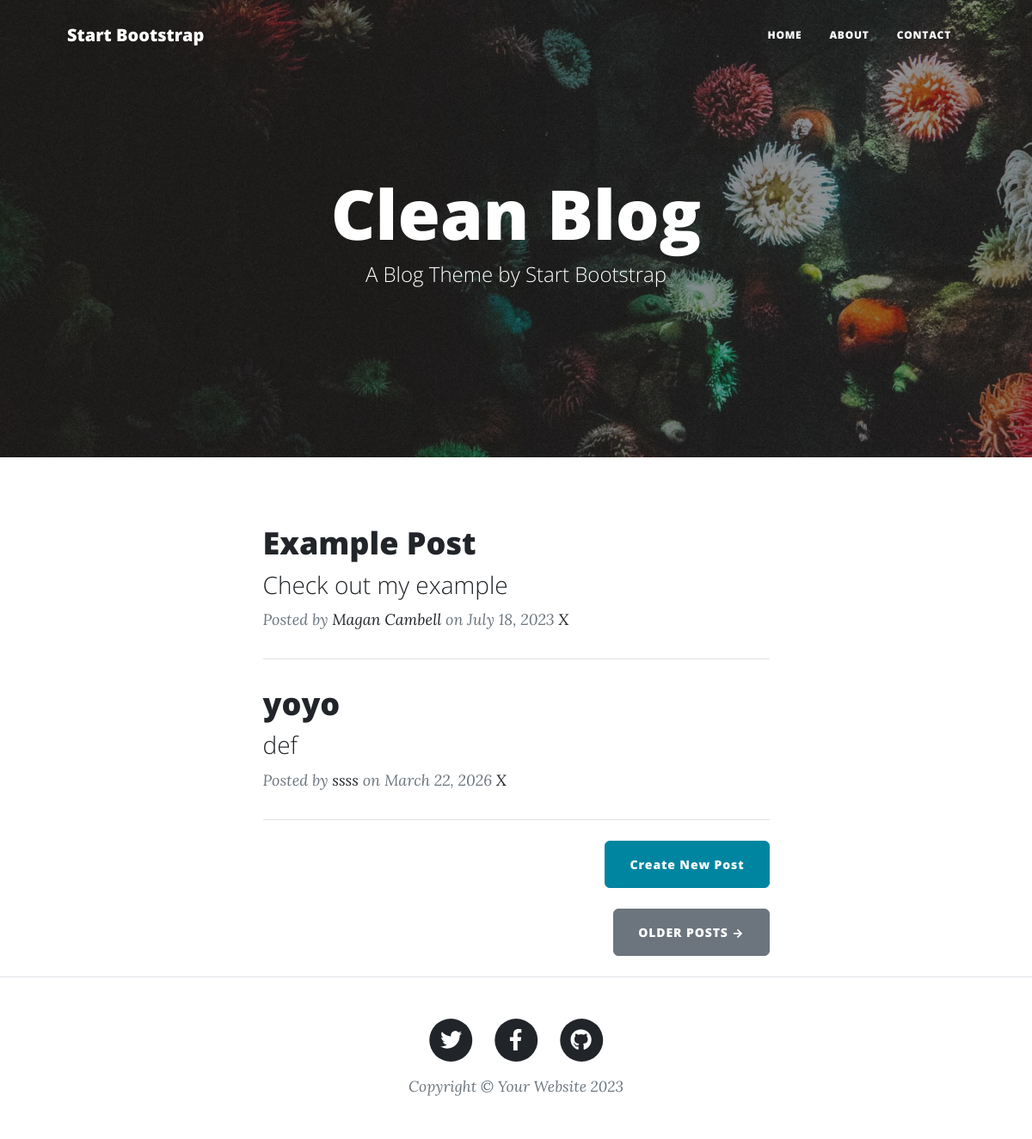
Before: / with the older database file.
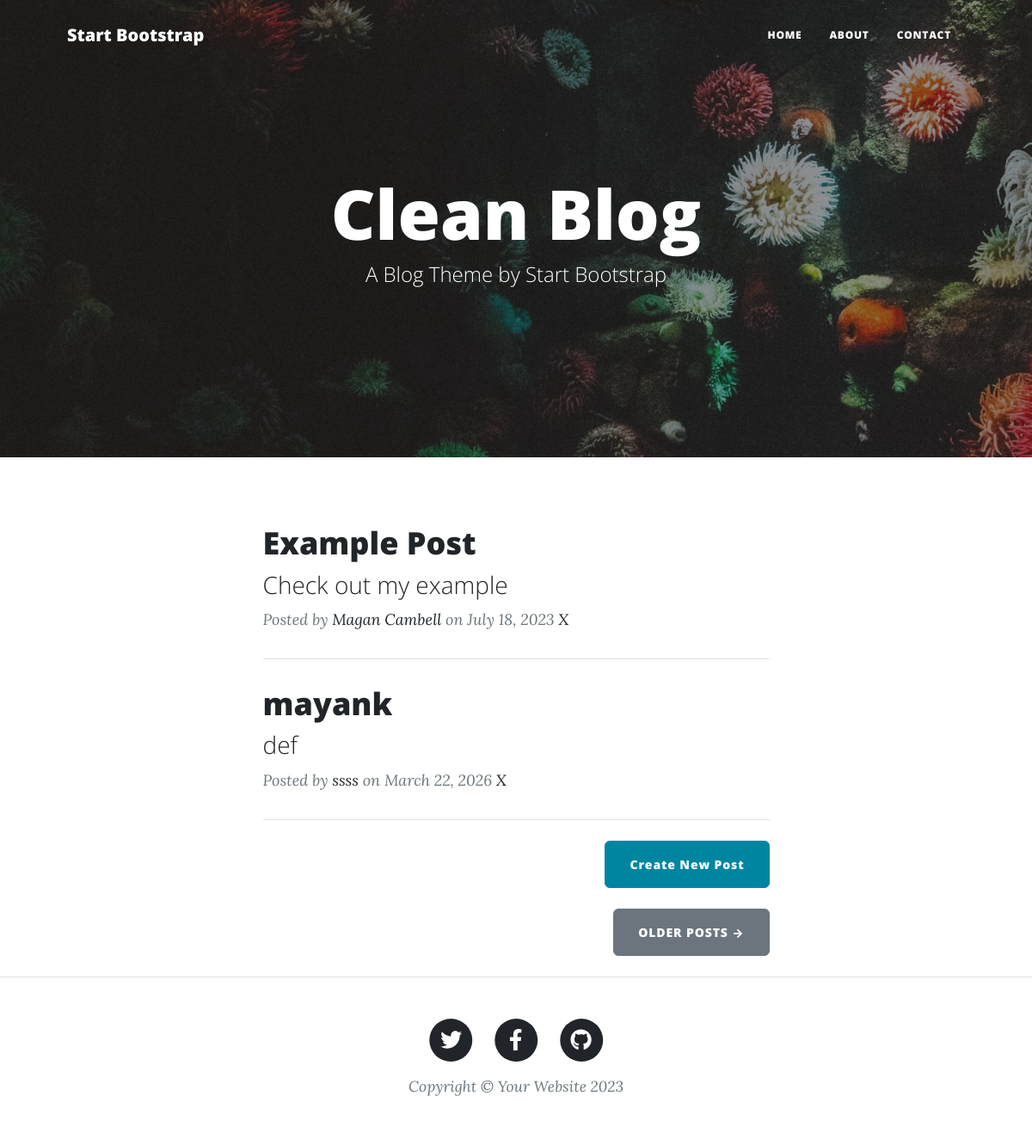
After: the same page with the newer database file.
### main.py (models this page shows)
class BlogPost(db.Model):
    id: Mapped[int] = mapped_column(Integer, primary_key=True)
    title: Mapped[str] = mapped_column(String(250), unique=True, nullable=False)
    subtitle: Mapped[str] = mapped_column(String(250), nullable=False)
    date: Mapped[str] = mapped_column(String(250), nullable=False)
    body: Mapped[str] = mapped_column(Text, nullable=False)
    author: Mapped[str] = mapped_column(String(250), nullable=False)
    img_url: Mapped[str] = mapped_column(String(250), nullable=False)

### main.py (the view)
@app.route('/')
def get_all_posts():
    result=db.session.execute(db.select(BlogPost))
    all_post=result.scalars().all()
    return render_template("index.html", all_posts=all_post)

### templates/index.html
{% include "header.html" %}
<header
  class="masthead"
  style="background-image: url('../static/assets/img/home-bg.jpg')"
>
  <div class="container position-relative px-4 px-lg-5">
    <div class="row gx-4 gx-lg-5 justify-content-center">
      <div class="col-md-10 col-lg-8 col-xl-7">
        <div class="site-heading">
          <h1>Clean Blog</h1>
          <span class="subheading">A Blog Theme by Start Bootstrap</span>
        </div>
      </div>
    </div>
  </div>
</header>
<div class="container px-4 px-lg-5">
  <div class="row gx-4 gx-lg-5 justify-content-center">
    <div class="col-md-10 col-lg-8 col-xl-7">
      {% for post in all_posts %}
      <div class="post-preview">
        <a href="{{ url_for('show_post', post_id=post.id) }}">
          <h2 class="post-title">{{ post.title }}</h2>
          <h3 class="post-subtitle">{{ post.subtitle }}</h3>
        </a>
        <p class="post-meta">
          Posted by
          <a href="#">{{post.author}}</a>
          on {{post.date}} <a href="{{(url_for('delete_post',post_id=post.id))}}">X</a>
        </p>
      </div>
      <hr class="my-4" />
      {% endfor %}
      <div class="d-flex justify-content-end mb-4">
        <a
          class="btn btn-primary float-right"
          href="{{url_for('addpost')}}"
          >Create New Post</a
        >
      </div>
      <div class="d-flex justify-content-end mb-4">
        <a class="btn btn-secondary text-uppercase" href="#!">Older Posts →</a>
      </div>
    </div>
  </div>
</div>
{% include "footer.html" %}

### templates/header.html (shortened to what this page needs)
<!DOCTYPE html>
<html lang="en">
  <head>
    {% block styles %}
    {{ bootstrap.load_css() }}
    <link
      href="{{ url_for('static', filename='css/styles.css') }}"
      rel="stylesheet"
    />
    {% endblock %}
  </head>
  <body>
    <nav class="navbar navbar-expand-lg navbar-light" id="mainNav">
      <div class="container px-4 px-lg-5">
        <a class="navbar-brand" href="/">Start Bootstrap</a>
        <div class="collapse navbar-collapse" id="navbarResponsive">
          <ul class="navbar-nav ms-auto py-4 py-lg-0">
            <li class="nav-item">
              <a
                class="nav-link px-lg-3 py-3 py-lg-4"
                href="{{ url_for('get_all_posts') }}"
                >Home</a
              >
            </li>
            <li class="nav-item">
              <a
                class="nav-link px-lg-3 py-3 py-lg-4"
                href="{{ url_for('about') }}"
                >About</a
              >
            </li>
            <li class="nav-item">
              <a
                class="nav-link px-lg-3 py-3 py-lg-4"
                href="{{ url_for('contact') }}"
                >Contact</a
              >
            </li>
          </ul>
        </div>
      </div>
    </nav>

### templates/footer.html (shortened to what this page needs)
        <footer class="border-top">
          <div class="container px-4 px-lg-5">
              <div class="row gx-4 gx-lg-5 justify-content-center">
                  <div class="col-md-10 col-lg-8 col-xl-7">
                      <ul class="list-inline text-center">
                          <li class="list-inline-item">
                              <a href="#!">
                                  <span class="fa-stack fa-lg">
                                      <i class="fas fa-circle fa-stack-2x"></i>
                                      <i class="fab fa-twitter fa-stack-1x fa-inverse"></i>
                                  </span>
                              </a>
                          </li>
                          <li class="list-inline-item">
                              <a href="#!">
                                  <span class="fa-stack fa-lg">
                                      <i class="fas fa-circle fa-stack-2x"></i>
                                      <i class="fab fa-facebook-f fa-stack-1x fa-inverse"></i>
                                  </span>
                              </a>
                          </li>
                          <li class="list-inline-item">
                              <a href="#!">
                                  <span class="fa-stack fa-lg">
                                      <i class="fas fa-circle fa-stack-2x"></i>
                                      <i class="fab fa-github fa-stack-1x fa-inverse"></i>
                                  </span>
                              </a>
                          </li>
                      </ul>
                      <div class="small text-center text-muted fst-italic">Copyright &copy; Your Website 2023</div>
                  </div>
              </div>
          </div>
      </footer>
  </body>
</html>

Changed rows visible on the page:
removed BlogPost: title "yoyo", subtitle "def", author "ssss", date "March 22, 2026"
added BlogPost: title "mayank", subtitle "def", author "ssss", date "March 22, 2026"
